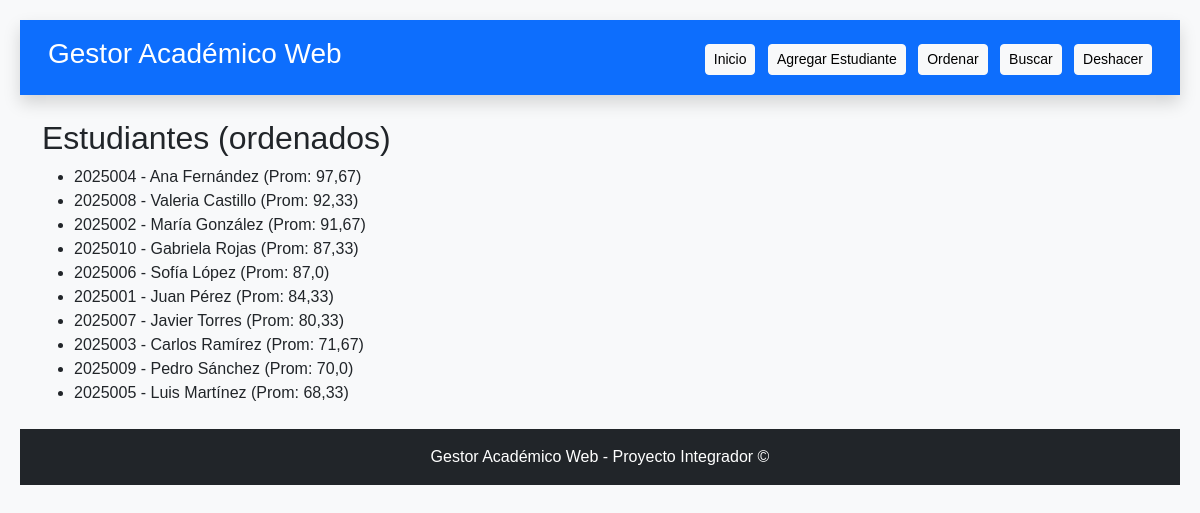
The page /order/ on the database its author committed.
### gestor_academico/models.py (models this page shows, shortened)
class Student(models.Model):
    matricula = models.CharField(max_length=20, unique=True)
    nombre = models.CharField(max_length=150)
    notas = models.JSONField(default=list, blank=True)
    def promedio(self):
        if not self.notas:
            return 0.0
        return round(sum(self.notas) / len(self.notas), 2)

### gestor_academico/views.py (the view)
# urls.py: path('order/', views.order_by_average, name='order_by_average'),
def order_by_average(request):
    students = list(Student.objects.all())
    ordered = quicksort_students(students, key_fn=lambda x: x.promedio())
    return render(request, 'gestor_academico/student_list.html', {'students': ordered})

### gestor_academico/algorithms.py (called while the page is built)
def quicksort_students(students, key_fn):
    if len(students) <= 1:
        return students[:]
    pivot = students[len(students) // 2]
    pivot_key = key_fn(pivot)
    left = [x for x in students if key_fn(x) > pivot_key]
    middle = [x for x in students if key_fn(x) == pivot_key]
    right = [x for x in students if key_fn(x) < pivot_key]
    return quicksort_students(left, key_fn) + middle + quicksort_students(right, key_fn)

### gestor_academico/templates/gestor_academico/student_list.html
{% extends 'gestor_academico/base.html' %}
{% block content %}
<h2>Estudiantes (ordenados)</h2>
<ul>
  {% for s in students %}
    <li>{{ s.matricula }} - {{ s.nombre }} (Prom: {{ s.promedio }})</li>
  {% endfor %}
</ul>
{% endblock %}

### gestor_academico/static/gestor_academico/css/style.css (style rules this page uses)
body { font-family: Arial, sans-serif; margin: 20px; }

### rows shown on the page
Student: matricula "2025004", nombre "Ana Fernández", promedio "97,67"
Student: matricula "2025008", nombre "Valeria Castillo", promedio "92,33"
Student: matricula "2025002", nombre "María González", promedio "91,67"
Student: matricula "2025010", nombre "Gabriela Rojas", promedio "87,33"
Student: matricula "2025006", nombre "Sofía López", promedio "87,0"
Student: matricula "2025001", nombre "Juan Pérez", promedio "84,33"
Student: matricula "2025007", nombre "Javier Torres", promedio "80,33"
Student: matricula "2025003", nombre "Carlos Ramírez", promedio "71,67"
Student: matricula "2025009", nombre "Pedro Sánchez", promedio "70,0"
Student: matricula "2025005", nombre "Luis Martínez", promedio "68,33"
